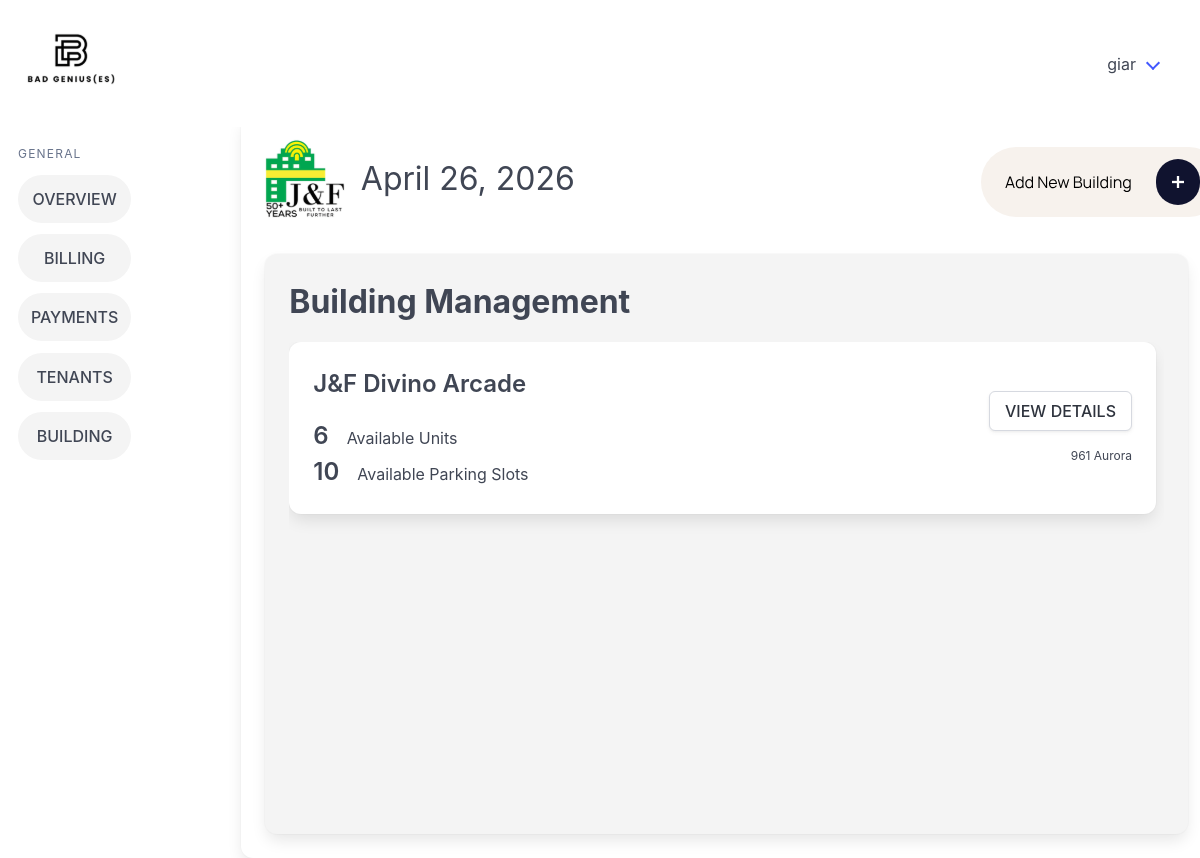
Page /buildings_main/ (signed in) on the earlier database version.
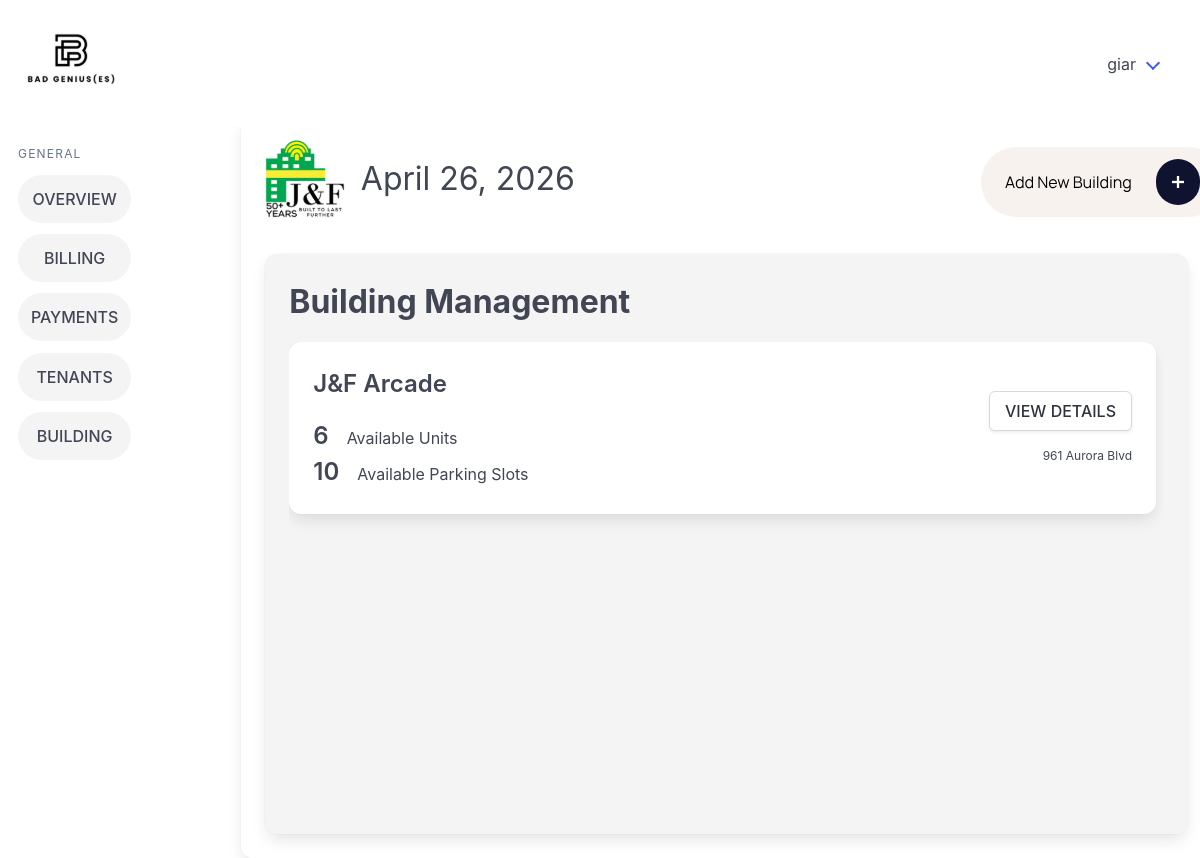
Same page on the later database version.
### billingApp/models.py (models this page shows, shortened)
class Building(models.Model):
    buildingName = models.CharField(max_length=26, unique=True)
    signageCapacity = models.IntegerField(default=0)
    parkingCapacity = models.IntegerField(default=0)
    buildingAddress = models.CharField(max_length=50)
    modified_by = models.ForeignKey("Account", on_delete=models.SET_NULL, null=True, blank=True, related_name="+")
    modified_at = models.DateTimeField(auto_now=True, null=True, blank=True)
    objects = models.Manager

### billingApp/views.py (the view)
# urls.py: path('buildings_main/', views.buildings_main, name='buildings_main'),
@login_required
def buildings_main(request):
    building_objects = Building.objects.all().order_by('buildingName')
    for b in building_objects:
        b.unit_count = Units.objects.filter(building_id=b.pk).count()
        b.available_units = get_available_units(b.pk).count()
    date_today = get_date_today()
    return render(request, 'billingApp/buildings_main.html', {'buildings':building_objects, 'date_today': date_today})

### billingApp/views.py (called while the page is built)
def get_available_units(building_id):
    leased_units = Lease.objects.filter(buildingName_id=building_id, pastLease=False).values_list("unitID_id", flat=True)
    available_units = Units.objects.filter(building_id=building_id).exclude(pk__in=leased_units)
    return available_units

def get_date_today():
    from datetime import datetime
    return datetime.now().strftime("%B %d, %Y")

### billingApp/templates/billingApp/buildings_main.html (shortened to what this page needs)
{% extends 'billingApp/base.html' %} {% load static %} {% block content %}
<div class="column is-3 pt-5">
  <a href="{% url 'add_building' %}" class="is-size-3">
  </a>
</div>
</div>
<div class="columns">
  <div class="column">
    <div class="card card2 building-panel">
      <div class="card-content building-panel-content">
        <h1 class="is-size-3 has-text-weight-bold">Building Management</h1>
        <div class="building-list-scroll mt-4">
          {% for b in buildings %}
          <div class="card mb-4">
            <div class="card-content">
              <div class="columns is-vcentered is-multiline">
                <div class="column">
                  <h2 class="is-size-4 has-text-weight-semibold mb-4">{{ b.buildingName }}</h2>
                  <h3 class="is-size-4 has-text-weight-semibold">
                    {{ b.available_units }}
                    <span class="is-size-6 has-text-weight-normal p-3">Available Units</span>
                  </h3>
                  <h3 class="is-size-4 has-text-weight-semibold">
                    {{ b.parkingCapacity }}
                    <span class="is-size-6 has-text-weight-normal p-3">Available Parking Slots</span>
                  </h3>
                </div>
                <div class="column is-3 has-text-right">
                  <a href="{% url 'building_details' b.id %}" class="button">VIEW DETAILS</a>
                  <p class="is-size-7 pt-4">{{ b.buildingAddress }}</p>
                </div>
              </div>
            </div>
          </div>
          {% endfor %}
        </div>
      </div>
    </div>
  </div>
</div>
{% endblock %}

Differences in the rows shown:
changed Building: buildingName "J&F Divino Arcade" → "J&F Arcade"; buildingAddress "961 Aurora" → "961 Aurora Blvd"
